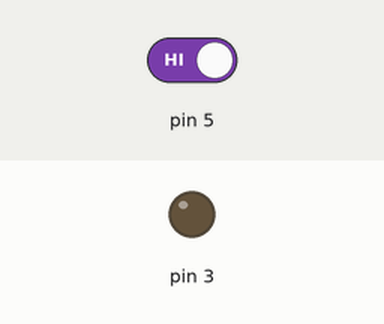
This sketch was run on a simulated Arduino Uno, built with avr-gcc and run on an emulated ATmega328P. Shown: output pins drawn as LEDs (lit = HIGH). The test bench sets the inputs (shaded band); at power-on: pin 5 HIGH.

Above: at 1.2 s.
1.3 s: pin 5 driven LOW
At 1.7 s:
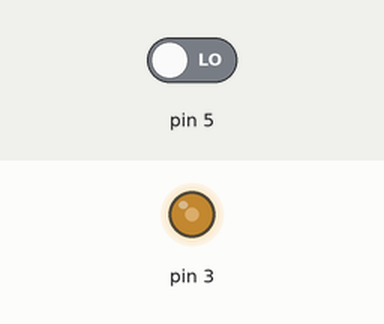
At 2.5 s:
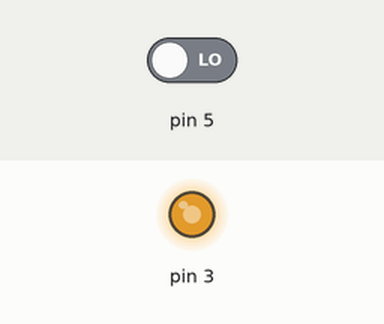
4.3 s: pin 5 driven HIGH
At 5.1 s:
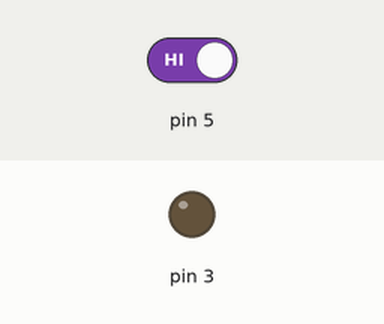
Timing chart, 0 to 7.3 s (numbered marks = the images above; inputs shaded):
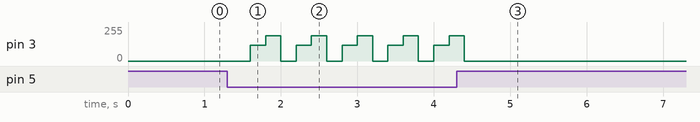

The sketch:

ConstruccionVentiladorPersonal_Pag56_.ino
```cpp
/* TRANSCRITO POR GUSTAVO JARRO CALLIZAYA*/
 /*DEL*/
 /*TEXTO: ROBOTICA CON ARDUINO 2 (SECUNDARIA COMUNITARIA PRODUCTIVA
 * ) "TECHHOME"*/
  /* PRACTICA:CONTRUCION DE UN VENTILAODR PERSONAL
   *  PAGINA 56  DEL TEXTO*   */
int pulsador;
int velocidad=0;
void setup() {
  // put your setup code here, to run once:
pinMode(3, OUTPUT);
pinMode(4, INPUT);
}

void loop() {
  // put your main code here, to run repeatedly:
pulsador=digitalRead(5);
delay(200);
if(pulsador == 0){
  velocidad = velocidad +1;

}
if(velocidad == 1){
  analogWrite(3,120);
}
if(velocidad == 2){
  analogWrite(3, 190);

}
if(velocidad == 3){
  analogWrite(3,0);
  velocidad =0;
}
}
```

Measured:
- after the input at 1.3 s, pin 3: 0/255 → 120/255 after 0.30 s, then repeats every 0.60 s: 190/255 0.20 s, 0/255 0.20 s, 120/255 0.20 s
- after the input at 4.3 s, pin 3: goes on until 4.4 s, then stays 0/255
